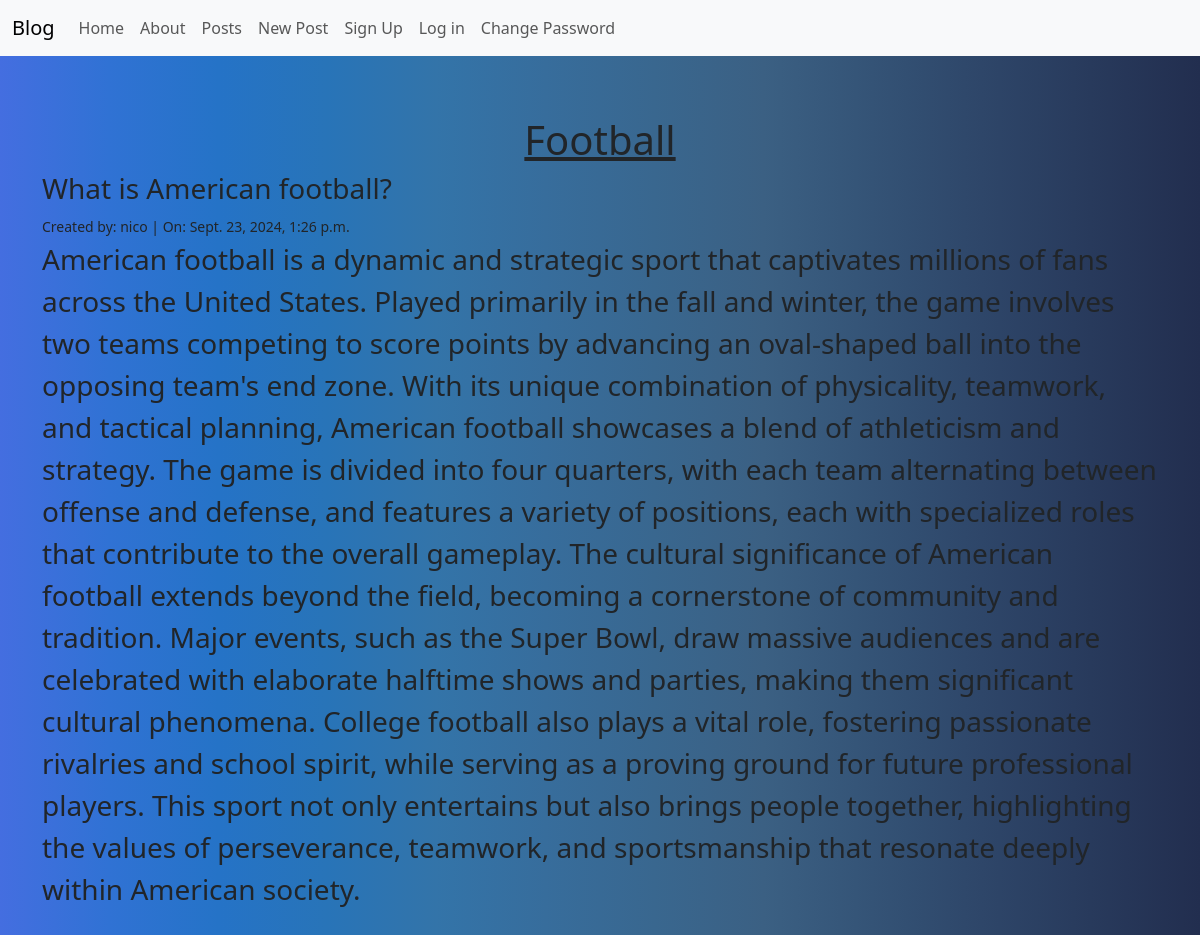
The app's page /posts/4/ with its own data.
### posts/models.py (models this page shows, shortened)
class Post(models.Model):
    title = models.CharField(max_length=128)
    subtitle = models.CharField(max_length=256)
    body = models.TextField()
    status = models.ForeignKey(
        Status,
        on_delete=models.CASCADE
    )
    author = models.ForeignKey(
        get_user_model(),
        on_delete=models.CASCADE
    )
    created_on = models.DateTimeField(auto_now_add=True)

### posts/views.py (the view)
# urls.py: path("<int:pk>/", views.PostDetailView.as_view(), name="detail"),
class PostDetailView(UserPassesTestMixin, DetailView):
    template_name = "posts/detail.html"
    model = Post
    def test_func(self):
        post = self.get_object()
        if post.status.name == "published":
            return True
        elif post.status.name == "archived":
            if self.request.user.is_authenticated:
                return True
        elif post.status.name == "draft":
            if (self.request.user.is_authenticatedand
                and self.request.user == post.author):
                return True
        return False

### templates/posts/detail.html (shortened to what this page needs)
{% extends 'base.html' %}
{% block content %}
<h1>{{ post.title }}</h1>
<h3>{{ post.subtitle }}</h3>
<small>Created by: {{ post.author }} | On: {{ post.created_on }}</small>
<p>{{ post.body }}</p>
{% endblock content %}

### static/css/base.css (style rules this page uses)
h1 { text-align: center; text-decoration: underline; }
p { font-size: 28px; }

### records on screen
Post: title "Football", subtitle "What is American football?", author "nico", created_on "Sept. 23, 2024, 1:26 p.m.", body "American football is a dynamic and strategic sport that captivates millions of fans across the United States. Played primarily in the fall and winter, the game involves two teams competing to score points by advancing an oval-shaped ball into the opposing team's end zone. With its unique combination of physicality, teamwork, and tactical planning, American football showcases a blend of athleticism and strategy. The game is divided into four quarters, with each team alternating between offense and defense, and features a variety of positions, each with specialized roles that contribute to the overall gameplay. The cultural significance of American football extends beyond the field, becoming…"
